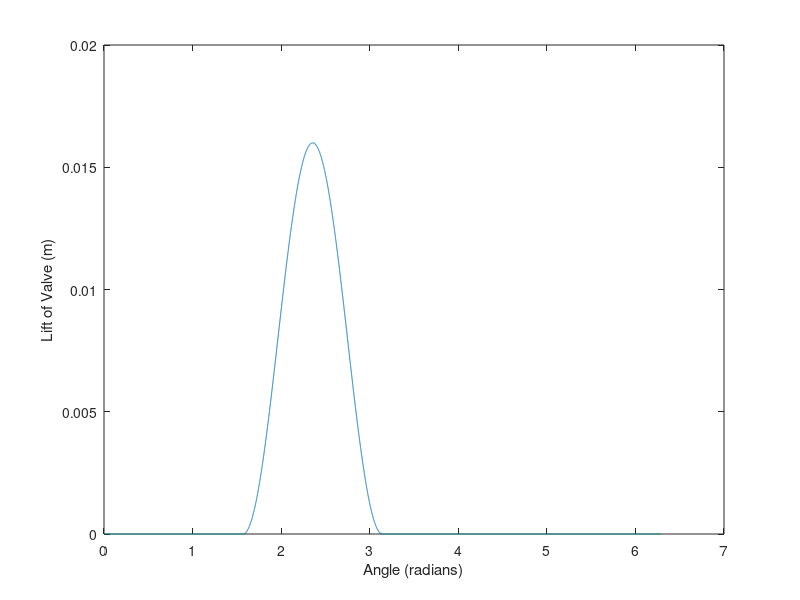
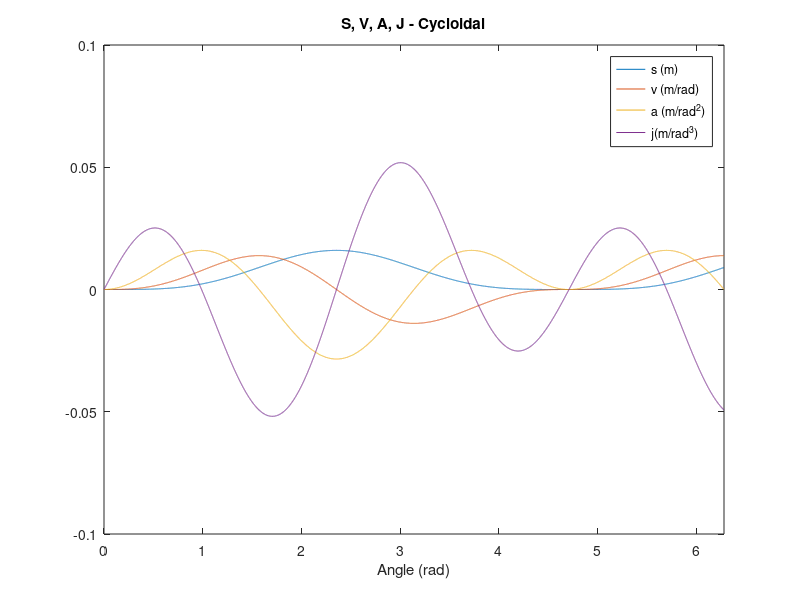
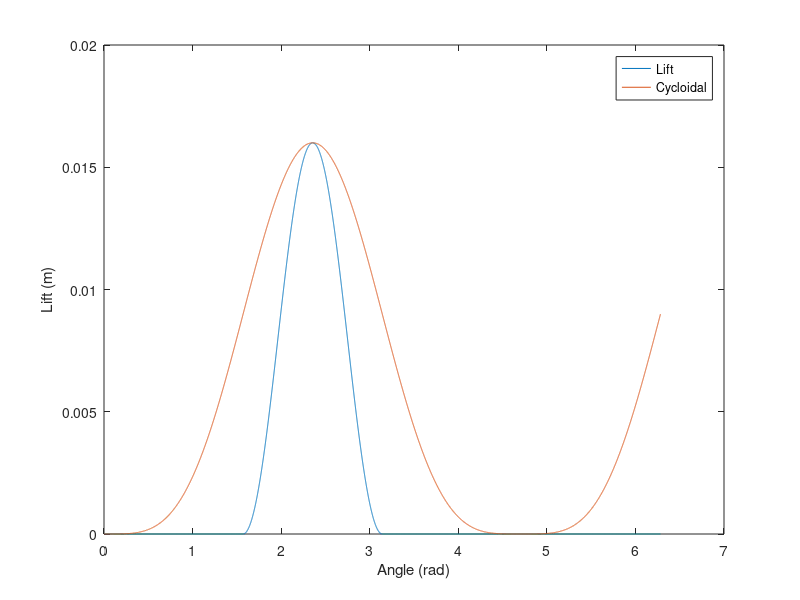
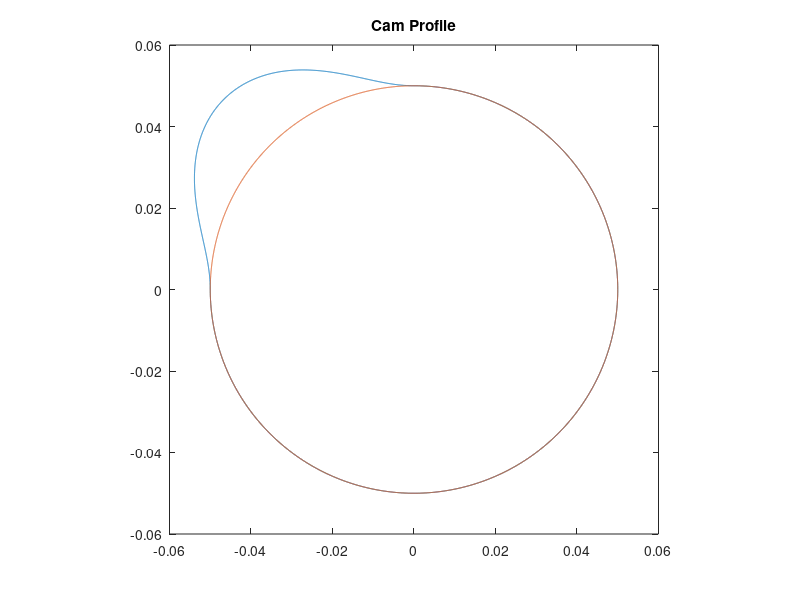

Write MATLAB code to recreate these figures, in order.
function CamDesign_Intake
clear all

N = 5000;       %RPM
B = 0.103;     %bore diameter, m
theta = [0:0.001:4*pi];
phi(1) = 0;
maxlift = 0.016;

for i = 2:length(theta)
    phi(i) = phi(i-1) + 2*pi/length(theta); %phi = angle
end

start = pi/2
finish = pi
midpoint = (start + finish) / 2; % midpoint change from rise to fall
dist = finish - start;

%Lift
for i = 1:length(theta)
    lift(i) = (maxlift/2)*(((1-cos((phi(i)*(1/(dist/(2*pi))))))));
    if phi(i) < start
        lift(i) = 0;
    end
    if phi(i) > finish
      lift(i) = 0;
    end
end
    
plot(phi, lift)
xlabel('Angle (radians)')
ylabel('Lift of Valve (m)')

%Cycloidal
beta = midpoint;

for i = 1:length(theta)
    s(i) = (maxlift/2)*((1-cos(pi*phi(i)/beta))-0.25*(1-cos(2*pi*phi(i)/beta)));
    v(i) = ((pi*maxlift)/(beta*2))*(sin(pi*phi(i)/beta)-0.5*sin(2*pi*phi(i)/beta));
    a(i) = (((pi^2)*maxlift)/((beta^2)*2))*(cos(pi*phi(i)/beta)-cos(2*pi*phi(i)/beta));
    j(i) = ((-(pi^3)*maxlift)/((beta^3)*2))*(sin(pi*phi(i)/beta)-2*sin(2*pi*phi(i)/beta));
    %if phi(i) < start
    %    s(i) = 0;
     %   v(i) = 0;
      %  a(i) = 0;
       % j(i) = 0;
    %end
    %if phi(i) > finish
    %    s(i) = 0;
     %   v(i) = 0;
      %  a(i) = 0;
       % j(i) = 0;
    %end
end

figure
plot(phi, s)
hold on
plot(phi, v)
plot(phi, a)
plot(phi, j)
legend('s (m)', 'v (m/rad)', 'a (m/rad^2)','j(m/rad^3)')
title('S, V, A, J - Cycloidal')
xlabel('Angle (rad)')
axis([0 2*pi -0.1 0.1])

figure
plot(phi, lift)
hold on
plot(phi, s)
legend('Lift', 'Cycloidal')
ylabel('Lift (m)')
xlabel('Angle (rad)')

%Cam Profile
r_base = 0.05; %base radius, m

%Flat Follower
for i = 1 : length(theta)
    x(i) = (r_base+lift(i))*cos(phi(i));
    y(i) = (r_base+lift(i))*sin(phi(i));
end

%Base Circle Plot
for i = 1 : length(phi)
    xbase(i) = r_base*cos(phi(i));
    ybase(i) = r_base*sin(phi(i));
end

figure
plot(x,y)
hold on
plot(xbase,ybase)
%axis([-0.05 0.05 -0.05 0.05])
axis square
title('Cam Profile')




